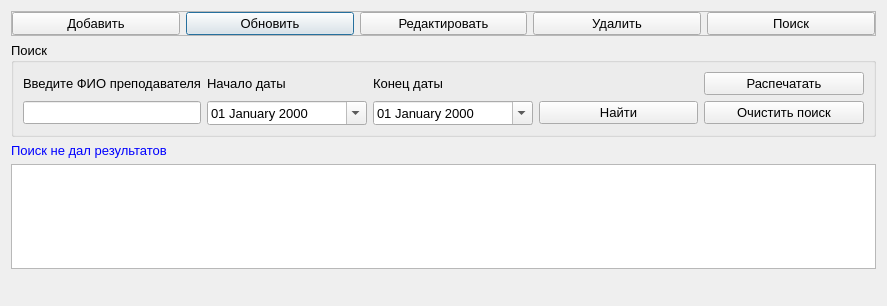
<?xml version="1.0" encoding="UTF-8"?>
<ui version="4.0">
 <class>JurnalVzaimoposesheniya</class>
 <widget class="QDialog" name="JurnalVzaimoposesheniya">
  <property name="geometry">
   <rect>
    <x>0</x>
    <y>0</y>
    <width>887</width>
    <height>306</height>
   </rect>
  </property>
  <property name="windowTitle">
   <string>Журнал взаимопосещения</string>
  </property>
  <layout class="QGridLayout" name="gridLayout_2">
   <item row="2" column="0">
    <widget class="QLabel" name="label_result">
     <property name="maximumSize">
      <size>
       <width>16777215</width>
       <height>20</height>
      </size>
     </property>
     <property name="font">
      <font>
       <pointsize>10</pointsize>
      </font>
     </property>
     <property name="styleSheet">
      <string notr="true">color:rgb(0, 0, 255)</string>
     </property>
     <property name="text">
      <string>Поиск не дал результатов</string>
     </property>
    </widget>
   </item>
   <item row="4" column="1">
    <widget class="QLabel" name="label_naideno">
     <property name="font">
      <font>
       <pointsize>10</pointsize>
      </font>
     </property>
     <property name="styleSheet">
      <string notr="true">color:rgb(85, 0, 255)</string>
     </property>
     <property name="text">
      <string/>
     </property>
    </widget>
   </item>
   <item row="4" column="2">
    <spacer name="horizontalSpacer_2">
     <property name="font">
      <font>
       <pointsize>10</pointsize>
      </font>
     </property>
     <property name="orientation">
      <enum>Qt::Horizontal</enum>
     </property>
     <property name="sizeType">
      <enum>QSizePolicy::Preferred</enum>
     </property>
     <property name="sizeHint" stdset="0">
      <size>
       <width>191</width>
       <height>20</height>
      </size>
     </property>
    </spacer>
   </item>
   <item row="4" column="0">
    <spacer name="horizontalSpacer">
     <property name="font">
      <font>
       <pointsize>10</pointsize>
      </font>
     </property>
     <property name="orientation">
      <enum>Qt::Horizontal</enum>
     </property>
     <property name="sizeType">
      <enum>QSizePolicy::Preferred</enum>
     </property>
     <property name="sizeHint" stdset="0">
      <size>
       <width>192</width>
       <height>20</height>
      </size>
     </property>
    </spacer>
   </item>
   <item row="0" column="0" colspan="3">
    <widget class="QFrame" name="frame">
     <property name="font">
      <font>
       <pointsize>10</pointsize>
      </font>
     </property>
     <property name="frameShape">
      <enum>QFrame::StyledPanel</enum>
     </property>
     <property name="frameShadow">
      <enum>QFrame::Raised</enum>
     </property>
     <layout class="QGridLayout" name="gridLayout_3">
      <property name="leftMargin">
       <number>0</number>
      </property>
      <property name="topMargin">
       <number>0</number>
      </property>
      <property name="rightMargin">
       <number>0</number>
      </property>
      <property name="bottomMargin">
       <number>0</number>
      </property>
      <item row="0" column="3">
       <widget class="QPushButton" name="pushButton_update">
        <property name="font">
         <font>
          <pointsize>10</pointsize>
         </font>
        </property>
        <property name="text">
         <string>Обновить</string>
        </property>
        <property name="icon">
         <iconset resource="resourses.qrc">
          <normaloff>:/img/img/refresh.png</normaloff>:/img/img/refresh.png</iconset>
        </property>
       </widget>
      </item>
      <item row="0" column="0">
       <widget class="QPushButton" name="pushButton_add">
        <property name="font">
         <font>
          <pointsize>10</pointsize>
         </font>
        </property>
        <property name="text">
         <string>Добавить</string>
        </property>
        <property name="icon">
         <iconset resource="resourses.qrc">
          <normaloff>:/img/img/add.png</normaloff>:/img/img/add.png</iconset>
        </property>
       </widget>
      </item>
      <item row="0" column="5">
       <widget class="QPushButton" name="pushButton_del">
        <property name="font">
         <font>
          <pointsize>10</pointsize>
         </font>
        </property>
        <property name="text">
         <string>Удалить</string>
        </property>
        <property name="icon">
         <iconset resource="resourses.qrc">
          <normaloff>:/img/img/delete.png</normaloff>:/img/img/delete.png</iconset>
        </property>
       </widget>
      </item>
      <item row="0" column="6">
       <widget class="QPushButton" name="pushButton_search">
        <property name="font">
         <font>
          <pointsize>10</pointsize>
         </font>
        </property>
        <property name="text">
         <string>Поиск</string>
        </property>
        <property name="icon">
         <iconset resource="resourses.qrc">
          <normaloff>:/img/img/find.png</normaloff>:/img/img/find.png</iconset>
        </property>
       </widget>
      </item>
      <item row="0" column="4">
       <widget class="QPushButton" name="pushButton_edit">
        <property name="font">
         <font>
          <pointsize>10</pointsize>
         </font>
        </property>
        <property name="text">
         <string>Редактировать</string>
        </property>
        <property name="icon">
         <iconset resource="resourses.qrc">
          <normaloff>:/img/img/edit.png</normaloff>:/img/img/edit.png</iconset>
        </property>
       </widget>
      </item>
     </layout>
    </widget>
   </item>
   <item row="1" column="0" colspan="3">
    <widget class="QGroupBox" name="groupBox_search">
     <property name="font">
      <font>
       <pointsize>10</pointsize>
      </font>
     </property>
     <property name="title">
      <string>Поиск</string>
     </property>
     <layout class="QGridLayout" name="gridLayout" columnstretch="4,4,4,4,4">
      <item row="0" column="0">
       <widget class="QLabel" name="label_4">
        <property name="font">
         <font>
          <pointsize>10</pointsize>
         </font>
        </property>
        <property name="text">
         <string>Введите ФИО преподавателя</string>
        </property>
       </widget>
      </item>
      <item row="0" column="1">
       <widget class="QLabel" name="label_6">
        <property name="font">
         <font>
          <pointsize>10</pointsize>
         </font>
        </property>
        <property name="text">
         <string>Начало даты</string>
        </property>
       </widget>
      </item>
      <item row="0" column="2">
       <widget class="QLabel" name="label">
        <property name="font">
         <font>
          <pointsize>10</pointsize>
         </font>
        </property>
        <property name="text">
         <string>Конец даты</string>
        </property>
       </widget>
      </item>
      <item row="1" column="0">
       <widget class="QLineEdit" name="lineEdit_prepod">
        <property name="font">
         <font>
          <pointsize>10</pointsize>
         </font>
        </property>
        <property name="clearButtonEnabled">
         <bool>true</bool>
        </property>
       </widget>
      </item>
      <item row="1" column="1">
       <widget class="QDateEdit" name="dateEdit">
        <property name="font">
         <font>
          <pointsize>10</pointsize>
         </font>
        </property>
        <property name="displayFormat">
         <string>dd MMMM yyyy</string>
        </property>
        <property name="calendarPopup">
         <bool>true</bool>
        </property>
       </widget>
      </item>
      <item row="1" column="2">
       <widget class="QDateEdit" name="dateEdit_end">
        <property name="font">
         <font>
          <pointsize>10</pointsize>
         </font>
        </property>
        <property name="displayFormat">
         <string>dd MMMM yyyy</string>
        </property>
        <property name="calendarPopup">
         <bool>true</bool>
        </property>
       </widget>
      </item>
      <item row="1" column="3">
       <widget class="QPushButton" name="pushButton_find">
        <property name="font">
         <font>
          <pointsize>10</pointsize>
         </font>
        </property>
        <property name="text">
         <string>Найти</string>
        </property>
        <property name="icon">
         <iconset resource="resourses.qrc">
          <normaloff>:/img/img/findOk.png</normaloff>:/img/img/findOk.png</iconset>
        </property>
       </widget>
      </item>
      <item row="1" column="4">
       <widget class="QPushButton" name="pushButton_clear">
        <property name="font">
         <font>
          <pointsize>10</pointsize>
         </font>
        </property>
        <property name="text">
         <string>Очистить поиск</string>
        </property>
        <property name="icon">
         <iconset resource="resourses.qrc">
          <normaloff>:/img/img/clear.png</normaloff>:/img/img/clear.png</iconset>
        </property>
       </widget>
      </item>
      <item row="0" column="4">
       <widget class="QPushButton" name="pushButtonPrint">
        <property name="font">
         <font>
          <pointsize>10</pointsize>
         </font>
        </property>
        <property name="text">
         <string>Распечатать</string>
        </property>
        <property name="icon">
         <iconset resource="resourses.qrc">
          <normaloff>:/img/img/print.png</normaloff>:/img/img/print.png</iconset>
        </property>
       </widget>
      </item>
     </layout>
    </widget>
   </item>
   <item row="3" column="0" colspan="3">
    <widget class="QTableView" name="tableView_jurnalVzaimopos">
     <property name="font">
      <font>
       <pointsize>10</pointsize>
      </font>
     </property>
     <property name="contextMenuPolicy">
      <enum>Qt::ActionsContextMenu</enum>
     </property>
     <property name="alternatingRowColors">
      <bool>true</bool>
     </property>
     <property name="selectionMode">
      <enum>QAbstractItemView::SingleSelection</enum>
     </property>
     <property name="selectionBehavior">
      <enum>QAbstractItemView::SelectRows</enum>
     </property>
    </widget>
   </item>
  </layout>
  <action name="actionEdit">
   <property name="icon">
    <iconset resource="resourses.qrc">
     <normaloff>:/img/img/edit.png</normaloff>:/img/img/edit.png</iconset>
   </property>
   <property name="text">
    <string>Редактировать выбранное посещение</string>
   </property>
  </action>
  <action name="actionDelete">
   <property name="icon">
    <iconset resource="resourses.qrc">
     <normaloff>:/img/img/delete.png</normaloff>:/img/img/delete.png</iconset>
   </property>
   <property name="text">
    <string>Удалить выбранное посещение</string>
   </property>
  </action>
 </widget>
 <resources>
  <include location="resourses.qrc"/>
 </resources>
 <connections/>
</ui>
